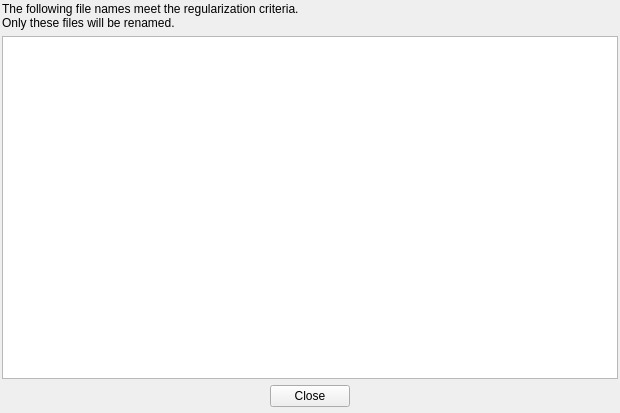
<?xml version="1.0" encoding="UTF-8"?>
<ui version="4.0">
 <class>FileListWin</class>
 <widget class="QWidget" name="FileListWin">
  <property name="geometry">
   <rect>
    <x>0</x>
    <y>0</y>
    <width>620</width>
    <height>413</height>
   </rect>
  </property>
  <property name="windowTitle">
   <string>FileListWin</string>
  </property>
  <layout class="QVBoxLayout" name="verticalLayout">
   <property name="leftMargin">
    <number>2</number>
   </property>
   <property name="topMargin">
    <number>2</number>
   </property>
   <property name="rightMargin">
    <number>2</number>
   </property>
   <property name="bottomMargin">
    <number>6</number>
   </property>
   <item>
    <widget class="QLabel" name="label">
     <property name="text">
      <string>The following file names meet the regularization criteria.
Only these files will be renamed.</string>
     </property>
    </widget>
   </item>
   <item>
    <widget class="QListWidget" name="fileListWidget"/>
   </item>
   <item>
    <layout class="QHBoxLayout" name="horizontalLayout">
     <item>
      <spacer name="horizontalSpacer">
       <property name="orientation">
        <enum>Qt::Horizontal</enum>
       </property>
       <property name="sizeHint" stdset="0">
        <size>
         <width>40</width>
         <height>20</height>
        </size>
       </property>
      </spacer>
     </item>
     <item>
      <widget class="QPushButton" name="pushButton">
       <property name="text">
        <string>Close</string>
       </property>
       <property name="shortcut">
        <string>Return</string>
       </property>
      </widget>
     </item>
     <item>
      <spacer name="horizontalSpacer_2">
       <property name="orientation">
        <enum>Qt::Horizontal</enum>
       </property>
       <property name="sizeHint" stdset="0">
        <size>
         <width>40</width>
         <height>20</height>
        </size>
       </property>
      </spacer>
     </item>
    </layout>
   </item>
  </layout>
 </widget>
 <layoutdefault spacing="6" margin="11"/>
 <resources/>
 <connections>
  <connection>
   <sender>pushButton</sender>
   <signal>clicked()</signal>
   <receiver>FileListWin</receiver>
   <slot>close()</slot>
   <hints>
    <hint type="sourcelabel">
     <x>334</x>
     <y>390</y>
    </hint>
    <hint type="destinationlabel">
     <x>602</x>
     <y>378</y>
    </hint>
   </hints>
  </connection>
 </connections>
</ui>
